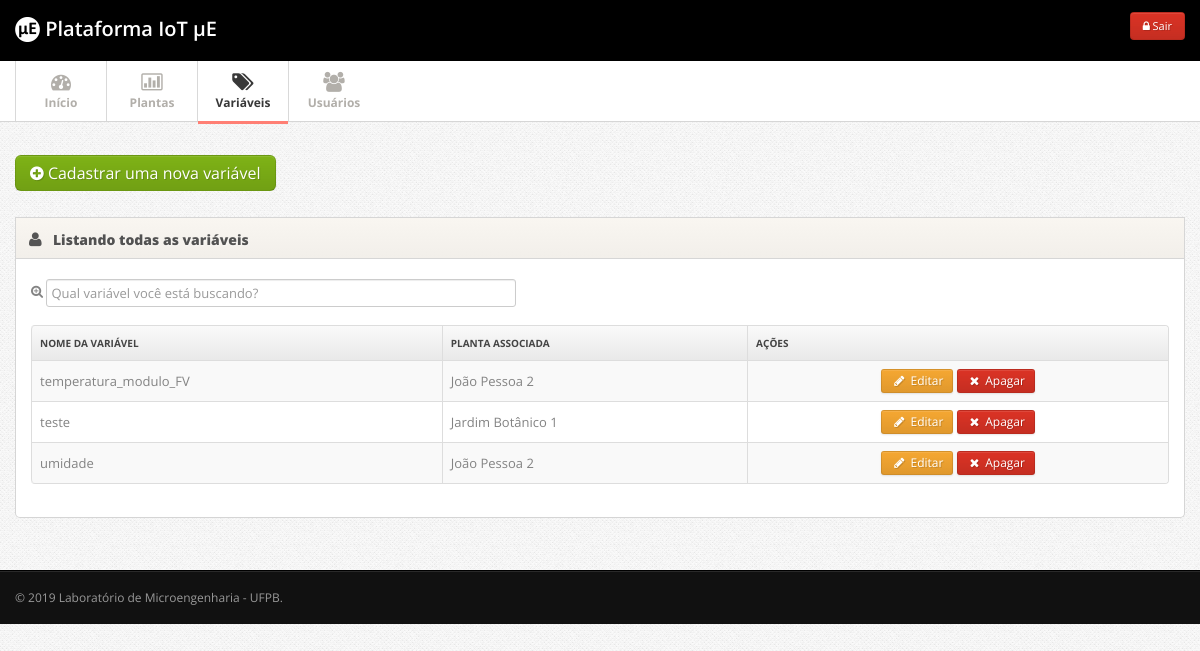
The app's page /admin/index.php?p=variaveis_gerenciar (signed in), older data.
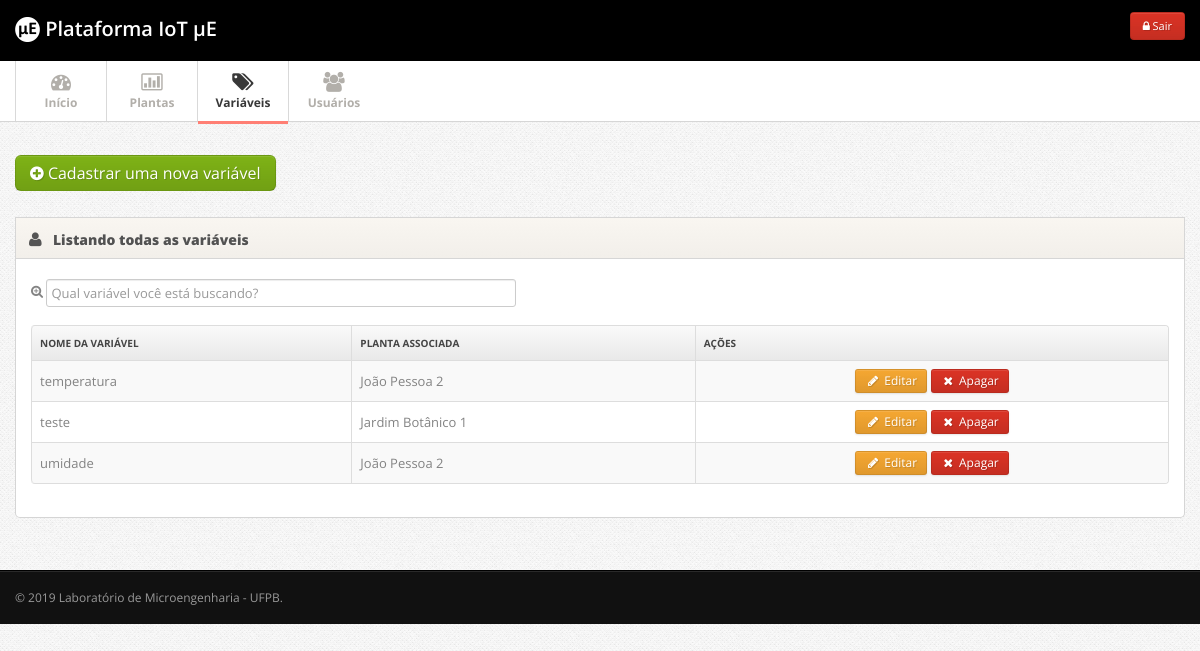
The same page, newer data.
### tables this page shows
CREATE TABLE IF NOT EXISTS `variaveis` (
  `id` int(11) NOT NULL AUTO_INCREMENT,
  `nome` varchar(200) NOT NULL,
  `descricao` text NOT NULL,
  `unidade` varchar(50) NOT NULL,
  `id_planta` int(11) NOT NULL,
  PRIMARY KEY (`id`),
  KEY `fk_planta` (`id_planta`)
);

CREATE TABLE IF NOT EXISTS `plantas` (
  `id` int(11) NOT NULL AUTO_INCREMENT,
  `nome` varchar(200) NOT NULL,
  `localizacao` varchar(200) NOT NULL,
  `inicio_operacao` varchar(50) NOT NULL,
  `responsavel` varchar(200) NOT NULL,
  `imagem` varchar(200) NOT NULL,
  `codigo_google_maps` text NOT NULL,
  PRIMARY KEY (`id`)
);

### admin/variaveis_gerenciar.php (the view, shortened to what this page needs)
<?php
if(isset($_GET['acao'])){
	$acao = $_GET['acao'];
} else{
	$acao = 'gerenciar';
}
if($acao == 'gerenciar'){
?>
	      <div class="row">
	      	<div class="span12">
            <div class="widget">
              <a href="javascript:void();" onclick="location.href='index.php?p=variaveis_cadastrar';" class="btn btn-large btn-success btn-support-ask"><i class="icon-plus-sign"></i> Cadastrar uma nova variável</a>
            </div>
	      		<div class="widget">
					<div class="widget-header">
						<i class="icon-user"></i>
						<h3>Listando todas as variáveis</h3>
					</div>
					<div class="widget-content">
            <div id="tabela_busca" class="form-horizontal">
            <fieldset>
            <div class="control-group">
              <i class="icon-zoom-in"></i> <input class="span5 m-wrap" id="appendedInputButton" type="text" placeholder="Qual variável você está buscando?">
            </div>
            </fieldset>
            </div>
            <table class="table table-striped table-bordered" id="tabela">
              <thead>
                <tr>
                  <th> Nome da variável </th>
                  <th> Planta associada</th>
                  <th class="td-actions"> Ações </th>
                </tr>
              </thead>
              <tbody>
              <?php
              $result_usuarios = "SELECT * FROM variaveis ORDER BY nome ASC";
          		$resultado_usuarios = mysqli_query($conn, $result_usuarios);
              while($resultado = mysqli_fetch_array($resultado_usuarios)){
          		if(isset($resultado)){
                $id = $resultado['id'];
                $nome = $resultado['nome'];
                $id_planta = $resultado['id_planta'];
                  $query_planta = "SELECT * FROM plantas WHERE id = '$id_planta'";
                  $executa_planta = mysqli_query($conn, $query_planta);
                  $resultados_planta = mysqli_fetch_assoc($executa_planta);
                  $nome_planta = $resultados_planta['nome'];
              }
              ?>
              <tr>
                <td><?php echo $nome; ?></td>
                <td><?php echo $nome_planta; ?></td>
                <td class="td-actions">
                <center>
									<a href="index.php?p=variaveis_gerenciar&acao=editar&id=<?php echo $id; ?>" class="btn btn-warning btn-small"><i class="btn-icon-only icon-pencil"> </i> Editar</a>
                  <a href="index.php?p=variaveis_gerenciar&acao=apagar&id=<?php echo $id; ?>" class="btn btn-danger btn-small"><i class="btn-icon-only icon-remove"> </i> Apagar</a>
                </center>
                </td>
              </tr>
							<?php
              }
              ?>
              </tbody>
            </table>
					</div>
				</div>
		    </div>
	      </div>
<?php
}
?>

Row changes from the older to the newer data that the page shows:
changed variaveis: nome "temperatura_modulo_FV" → "temperatura"
